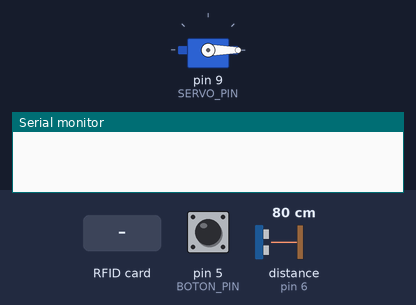
The sketch below on a simulated Arduino Uno, built with avr-gcc and run on an emulated ATmega328P. Shown: servo, the last lines printed to the serial monitor. The inputs (shaded band) are chosen by the test bench; at power-on: pin 5 (BOTON_PIN) HIGH, distance to the obstacle (sensor on pin 6) 80 cm. The echo pulse lasts 58.3 µs per cm.

Above: at 1.2 s.
1.3 s: RFID card 93 D0 2C 16 held to the reader
At 1.6 s:
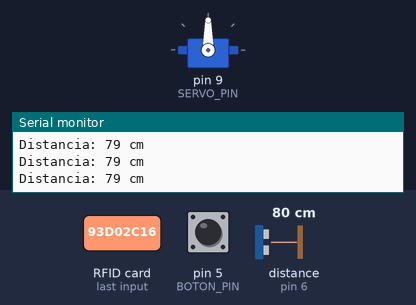
13.4 s: pin 5 (BOTON_PIN) pulled LOW for 3.2 s
Timing chart, 0 to 16.4 s (numbered marks = the images above; inputs shaded):
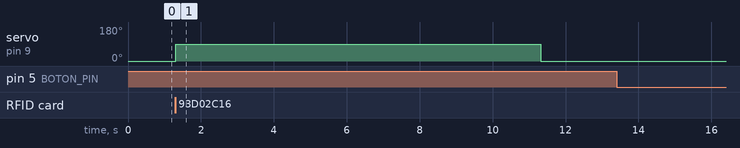

Measured:
- after the input at 1.3 s, servo on pin 9 (SERVO_PIN): 0° → 90° at once, → 0° 10.0 s later
- after the input at 13.4 s, every drawn part: stays the same

The sketch:

Codigo.ino
```cpp
#include <Servo.h>
#include <SPI.h>
#include <MFRC522.h>

const int RST_PIN=8;
const int SS_PIN=10;
const int SERVO_PIN=9;
const int TRIG_PIN=7;
const int ECHO_PIN=6;
const int BOTON_PIN=5;
const int TIEMPO_ABIERTO=10000; // 10 segundos
const int DISTANCIA_MINIMA=10; // Distancia mínima para detectar un obstáculo (cm)

MFRC522 rfid(SS_PIN, RST_PIN);
Servo servo;
bool puertaAbierta=false;
unsigned long tiempoInicio=0;

// UID de la tarjeta autorizada (modifícalo con tu tarjeta)
byte tarjetaAutorizada[] = {0x93, 0xD0, 0x2C, 0x16};

void setup() {
    Serial.begin(9600);
    SPI.begin();
    rfid.PCD_Init();
    servo.attach(SERVO_PIN);
    pinMode(TRIG_PIN, OUTPUT);
    pinMode(ECHO_PIN, INPUT);
    pinMode(BOTON_PIN, INPUT_PULLUP);
    servo.write(0);  // Puerta cerrada al iniciar
}

void loop() {
    if (tarjetaValida()) abrirPuerta();

    if (puertaAbierta) {
        // ✅ Evaluamos primero si se quiere forzar el cierre
        if (botonForzado()) {
            cerrarPuerta();
            return;
        }

        // ⬇️ Solo si no hay cierre forzado, comprobamos el obstáculo
        if (obstaculoDetectado()) {
            tiempoInicio = millis(); // reiniciar el contador si hay algo delante
        }

        if (millis() - tiempoInicio >= TIEMPO_ABIERTO) {
            if (!obstaculoDetectado()) cerrarPuerta();
            else tiempoInicio = millis(); // sigue detectando algo
        }
    }
}

bool tarjetaValida() {
    if (rfid.PICC_IsNewCardPresent() && rfid.PICC_ReadCardSerial()) {
        Serial.print("UID detectado: ");
        for (byte i = 0; i < rfid.uid.size; i++) {
            Serial.print(rfid.uid.uidByte[i], HEX);
            Serial.print(" ");
        }
        Serial.println();

        // Compara el UID leído con el autorizado
        for (byte i = 0; i < 4; i++) {
            if (rfid.uid.uidByte[i] != tarjetaAutorizada[i]) {
                return false; // No es la tarjeta correcta
            }
        }
        return true; // Tarjeta válida
    }
    return false;
}

void abrirPuerta() {
    servo.write(90);
    puertaAbierta = true;
    tiempoInicio = millis(); // Inicia el temporizador
    Serial.println("Puerta abierta");
}

void cerrarPuerta() {
    servo.write(0);
    puertaAbierta = false;
    Serial.println("Puerta cerrada");
}

bool obstaculoDetectado() {
    digitalWrite(TRIG_PIN, LOW);
    delayMicroseconds(2);
    digitalWrite(TRIG_PIN, HIGH);
    delayMicroseconds(10);
    digitalWrite(TRIG_PIN, LOW);

    long duracion = pulseIn(ECHO_PIN, HIGH);
    int distancia = duracion * 0.034 / 2;

    Serial.print("Distancia: ");
    Serial.print(distancia);
    Serial.println(" cm");

    return distancia < DISTANCIA_MINIMA;
}

bool botonForzado() {
    static unsigned long tiempoPresionado = 0;

    if (digitalRead(BOTON_PIN) == LOW) {
        if (tiempoPresionado == 0) {
            tiempoPresionado = millis();
            Serial.println("Botón presionado...");
        }
        if (millis() - tiempoPresionado >= 2000) {
            Serial.println("Cierre forzado activado");
            return true;
        }
    } else {
        if (tiempoPresionado != 0) Serial.println("Botón soltado antes de los 2 segundos");
        tiempoPresionado = 0;
    }

    return false;
}

  
```
